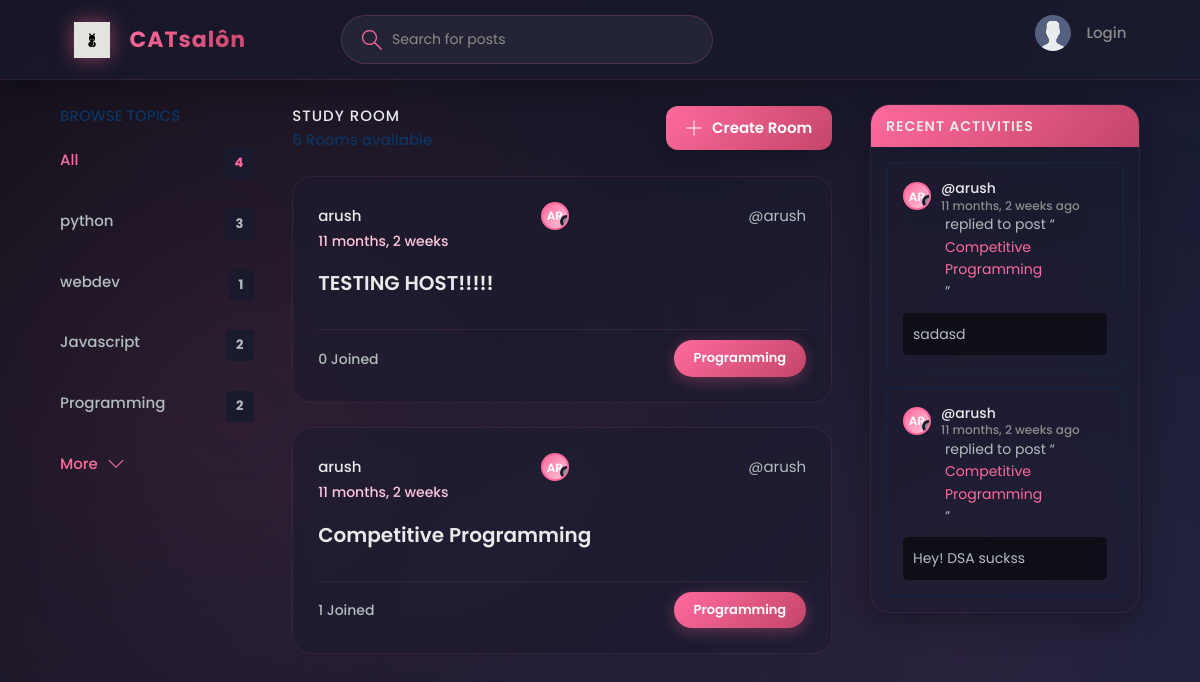
The page /?q=Programming on the database as committed earlier.
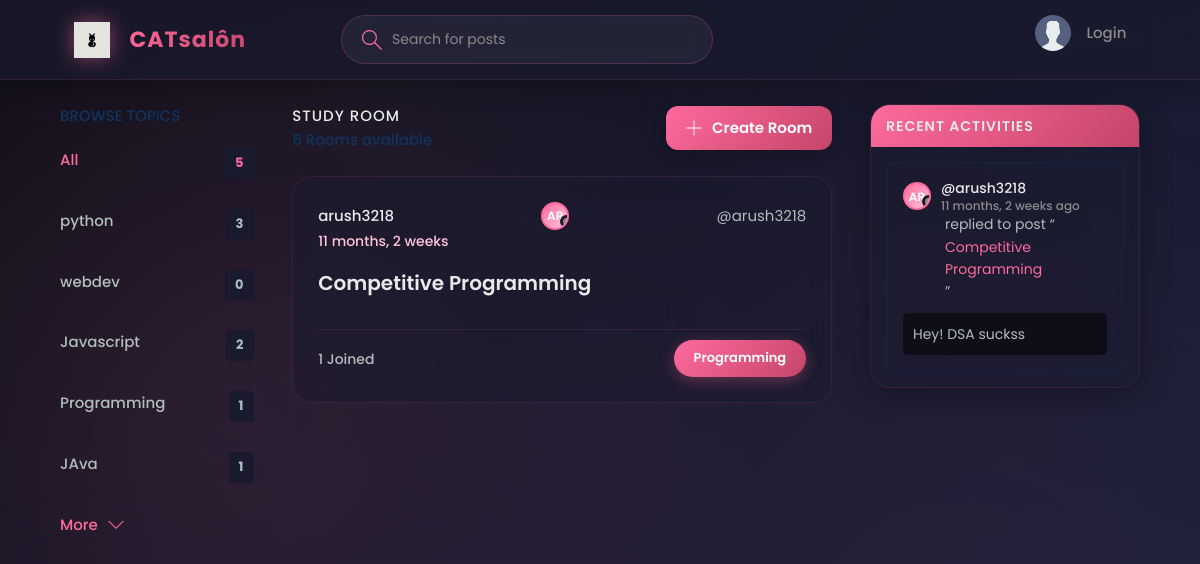
The same page on the database as committed later.
### base/models.py (models this page shows, shortened)
class Topic(models.Model):
    name = models.CharField(max_length=200)

class Room(models.Model):
    host = models.ForeignKey(User, on_delete=models.SET_NULL, null=True)
    topic = models.ForeignKey(Topic, on_delete=models.SET_NULL, null=True)
    name = models.CharField(max_length=200)
    description = models.TextField(null=True, blank=True)
    participants = models.ManyToManyField(User, related_name='participants', blank=True)
    updated = models.DateTimeField(auto_now =True)
    created = models.DateTimeField(auto_now_add=True)
    class Meta:
        ordering = ['-updated', '-created']
    def __str__(self):
        return self.name

class Message(models.Model):
    user = models.ForeignKey(User, on_delete=models.CASCADE)
    room = models.ForeignKey(Room, on_delete=models.CASCADE)
    body = models.TextField()
    updated = models.DateTimeField(auto_now =True)
    created = models.DateTimeField(auto_now_add=True)

### base/views.py (the view)
# urls.py: path('', views.home, name = 'home'),
def home(request):
    q= request.GET.get('q') if request.GET.get('q') != None else ''
    rooms = Room.objects.filter(Q(topic__name__icontains=q)|
                                Q(name__icontains=q) |
                                Q(description__icontains=q)
                                )
    topics = Topic.objects.all()
    room_count = rooms.count()
    room_messages_raw = Message.objects.filter(Q(room__topic__name__icontains=q))
    room_messages = room_messages_raw.order_by('-created')
    context = {'rooms': rooms, 'topics': topics, 'room_count': room_count, 'room_messages': room_messages}
    return render(request, 'base/home.html',context )

### base/templates/base/home.html (shortened to what this page needs)
{% extends 'main.html'%} {% block content %}
<main class="layout layout--3">
  <div class="container">
    {% include 'base/topics_component.html' %}
    <div class="roomList">
      <div class="roomList__header">
        <div>
          <h2>Study Room</h2>
          <p>6 Rooms available</p>
        </div>
        <a class="btn btn--main" href="create-room">
          <svg
            version="1.1"
            xmlns="http://www.w3.org/2000/svg"
            width="32"
            height="32"
            viewBox="0 0 32 32"
          >
            <title>add</title>
            <path
              d="M16.943 0.943h-1.885v14.115h-14.115v1.885h14.115v14.115h1.885v-14.115h14.115v-1.885h-14.115v-14.115z"
            ></path>
          </svg>
          Create Room
        </a>
      </div>
      {% include 'base/feed_component.html'%}
    </div>
    {% include 'base/activity_component.html'%}
  </div>
</main>
{% endblock %}

### base/templates/base/topics_component.html
<div class="topics">
  <div class="topics__header">
    <h2>Browse Topics</h2>
  </div>
  <ul class="topics__list">
    <li>
      <a href="{% url 'home' %}" class="active"
        >All <span>{{topics.count}}</span></a
      >
    </li>
    <li>{% for topic in topics %}</li>
    <li>
      <a href="{% url 'home' %}?q={{topic.name}}">
        {{ topic.name }}
        <span>{{ topic.room_set.count }}</span>
      </a>
    </li>
    {% endfor %}
  </ul>
  <a class="btn btn--link" href="{% url 'topics' %}">
    More
    <svg
      version="1.1"
      xmlns="http://www.w3.org/2000/svg"
      width="32"
      height="32"
      viewBox="0 0 32 32"
    >
      <title>chevron-down</title>
      <path d="M16 21l-13-13h-3l16 16 16-16h-3l-13 13z"></path>
    </svg>
  </a>
</div>

### base/templates/base/feed_component.html
{% for room in rooms %}
<div class="roomListRoom">
  <div class="roomListRoom__header">
    {% if room.host %}
    <a
      href="{% url 'user_profile' room.host.id %}"
      class="roomListRoom__author"
    >
      {{ room.host.username }}
    </a>
    {% else %}
    <span class="roomListRoom__author">Unknown Host</span>
    {% endif %}
    <div class="avatar avatar--small">
      {{ room.host.username|slice:":2"|upper }}
    </div>
    <span>@{{ room.host.username }}</span>
  </div>
  <div class="roomListRoom__actions">
    <span>{{ room.created|timesince }}</span>
  </div>
  <div class="roomListRoom__content">
    <a href="{% url 'room' room.id %}">{{ room.name }}</a>
  </div>
  <div class="roomListRoom__meta">
    <a href="{% url 'room' room.id %}" class="roomListRoom__joined">
      {{ room.participants.all.count }} Joined
    </a>
    <p class="roomListRoom__topic">{{ room.topic.name }}</p>
  </div>
</div>
{% endfor %}

### base/templates/base/activity_component.html (shortened to what this page needs)
<div class="activities">
  <div class="activities__header">
    <h2>Recent Activities</h2>
  </div>
  {% for message in room_messages %}
  <div class="activities__box">
    <div class="activities__boxHeader roomListRoom__header">
      <a
        href="{% url 'user_profile' message.user.id %}"
        class="roomListRoom__author"
      >
        <div class="avatar avatar--small">
          {{ message.user.username|slice:":2"|upper }}
        </div>
        <p>
          @{{message.user.username}}
          <span>{{message.created|timesince}} ago</span>
        </p>
      </a>
    </div>
    <div class="activities__boxContent">
      <p>
        replied to post “<a href="{% url 'room' message.room.id %}"
          >{{message.room}}</a
        >”
      </p>
      <div class="activities__boxRoomContent">{{message.body}}</div>
    </div>
  </div>
  {% endfor %}
</div>

Rows that differ between the two databases and show on the page:
removed Room: host.username "arush", host.username "AR", created "11 months, 2 weeks", name "TESTING HOST!!!!!", participants.all.count "0", topic.name "Programming"
removed Message: user.username "AR", user.username "arush", created "11 months, 2 weeks", room "Competitive Programming", body "sadasd"
computed for Topic "webdev": room_set.count "1" → "0"
computed for Topic "Programming": room_set.count "2" → "1"
added Topic: name "JAva", room_set.count "1"
changed Room "Competitive Programming": host.username "arush" → "arush3218"
changed through a linked row, Message "Hey! DSA suckss": user.username "arush" → "arush3218"
Other text that changed with them:
{{ topics.count }}: "4" → "5"
